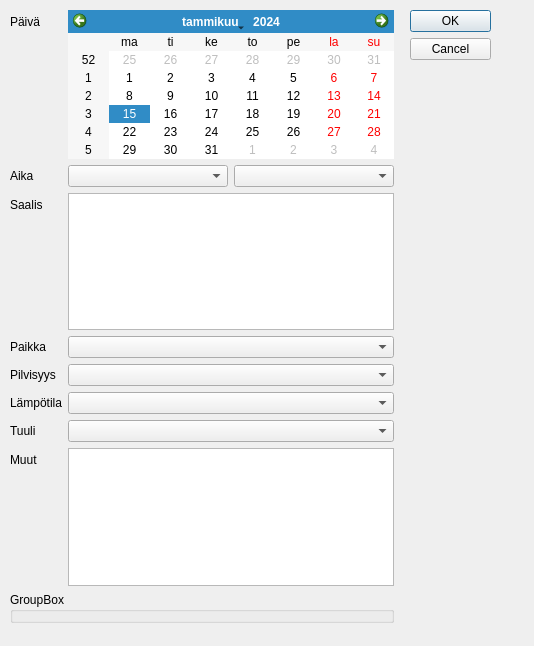
<?xml version="1.0" encoding="UTF-8"?>
<ui version="4.0">
 <class>Uistelu</class>
 <widget class="QDialog" name="Uistelu">
  <property name="geometry">
   <rect>
    <x>0</x>
    <y>0</y>
    <width>534</width>
    <height>646</height>
   </rect>
  </property>
  <property name="sizePolicy">
   <sizepolicy hsizetype="Expanding" vsizetype="MinimumExpanding">
    <horstretch>0</horstretch>
    <verstretch>0</verstretch>
   </sizepolicy>
  </property>
  <property name="windowTitle">
   <string>Lisää kalareissu</string>
  </property>
  <widget class="QDialogButtonBox" name="buttonBox">
   <property name="geometry">
    <rect>
     <x>410</x>
     <y>10</y>
     <width>81</width>
     <height>241</height>
    </rect>
   </property>
   <property name="orientation">
    <enum>Qt::Vertical</enum>
   </property>
   <property name="standardButtons">
    <set>QDialogButtonBox::Cancel|QDialogButtonBox::Ok</set>
   </property>
  </widget>
  <widget class="QWidget" name="formLayoutWidget">
   <property name="geometry">
    <rect>
     <x>10</x>
     <y>10</y>
     <width>384</width>
     <height>613</height>
    </rect>
   </property>
   <layout class="QFormLayout" name="formLayout">
    <property name="fieldGrowthPolicy">
     <enum>QFormLayout::AllNonFixedFieldsGrow</enum>
    </property>
    <item row="0" column="0">
     <widget class="QLabel" name="label">
      <property name="text">
       <string>Päivä</string>
      </property>
     </widget>
    </item>
    <item row="2" column="0">
     <widget class="QLabel" name="label_2">
      <property name="text">
       <string>Aika</string>
      </property>
     </widget>
    </item>
    <item row="2" column="1">
     <layout class="QHBoxLayout" name="horizontalLayout">
      <item>
       <widget class="QComboBox" name="m_startTime"/>
      </item>
      <item>
       <widget class="QComboBox" name="m_endTime">
        <property name="enabled">
         <bool>true</bool>
        </property>
       </widget>
      </item>
     </layout>
    </item>
    <item row="4" column="0">
     <widget class="QLabel" name="label_3">
      <property name="text">
       <string>Saalis</string>
      </property>
     </widget>
    </item>
    <item row="5" column="0">
     <widget class="QLabel" name="label_4">
      <property name="text">
       <string>Paikka</string>
      </property>
     </widget>
    </item>
    <item row="5" column="1">
     <widget class="QComboBox" name="m_place">
      <property name="autoFillBackground">
       <bool>false</bool>
      </property>
     </widget>
    </item>
    <item row="6" column="0">
     <widget class="QLabel" name="label_5">
      <property name="text">
       <string>Pilvisyys</string>
      </property>
     </widget>
    </item>
    <item row="6" column="1">
     <widget class="QComboBox" name="m_clouds"/>
    </item>
    <item row="7" column="0">
     <widget class="QLabel" name="label_6">
      <property name="text">
       <string>Lämpötila</string>
      </property>
     </widget>
    </item>
    <item row="7" column="1">
     <widget class="QComboBox" name="m_temp"/>
    </item>
    <item row="8" column="0">
     <widget class="QLabel" name="label_7">
      <property name="text">
       <string>Tuuli</string>
      </property>
     </widget>
    </item>
    <item row="8" column="1">
     <widget class="QComboBox" name="m_wind"/>
    </item>
    <item row="9" column="0">
     <widget class="QLabel" name="label_8">
      <property name="text">
       <string>Muut</string>
      </property>
     </widget>
    </item>
    <item row="9" column="1">
     <widget class="QTextEdit" name="m_text"/>
    </item>
    <item row="10" column="0" colspan="2">
     <widget class="QGroupBox" name="groupBox">
      <property name="title">
       <string>GroupBox</string>
      </property>
     </widget>
    </item>
    <item row="4" column="1">
     <widget class="QTableView" name="m_catch"/>
    </item>
    <item row="0" column="1">
     <widget class="QCalendarWidget" name="m_date">
      <property name="locale">
       <locale language="Finnish" country="Finland"/>
      </property>
      <property name="firstDayOfWeek">
       <enum>Qt::Monday</enum>
      </property>
      <property name="gridVisible">
       <bool>false</bool>
      </property>
     </widget>
    </item>
   </layout>
  </widget>
 </widget>
 <resources/>
 <connections>
  <connection>
   <sender>buttonBox</sender>
   <signal>accepted()</signal>
   <receiver>Uistelu</receiver>
   <slot>accept()</slot>
   <hints>
    <hint type="sourcelabel">
     <x>248</x>
     <y>254</y>
    </hint>
    <hint type="destinationlabel">
     <x>157</x>
     <y>274</y>
    </hint>
   </hints>
  </connection>
  <connection>
   <sender>buttonBox</sender>
   <signal>rejected()</signal>
   <receiver>Uistelu</receiver>
   <slot>reject()</slot>
   <hints>
    <hint type="sourcelabel">
     <x>316</x>
     <y>260</y>
    </hint>
    <hint type="destinationlabel">
     <x>286</x>
     <y>274</y>
    </hint>
   </hints>
  </connection>
 </connections>
</ui>
